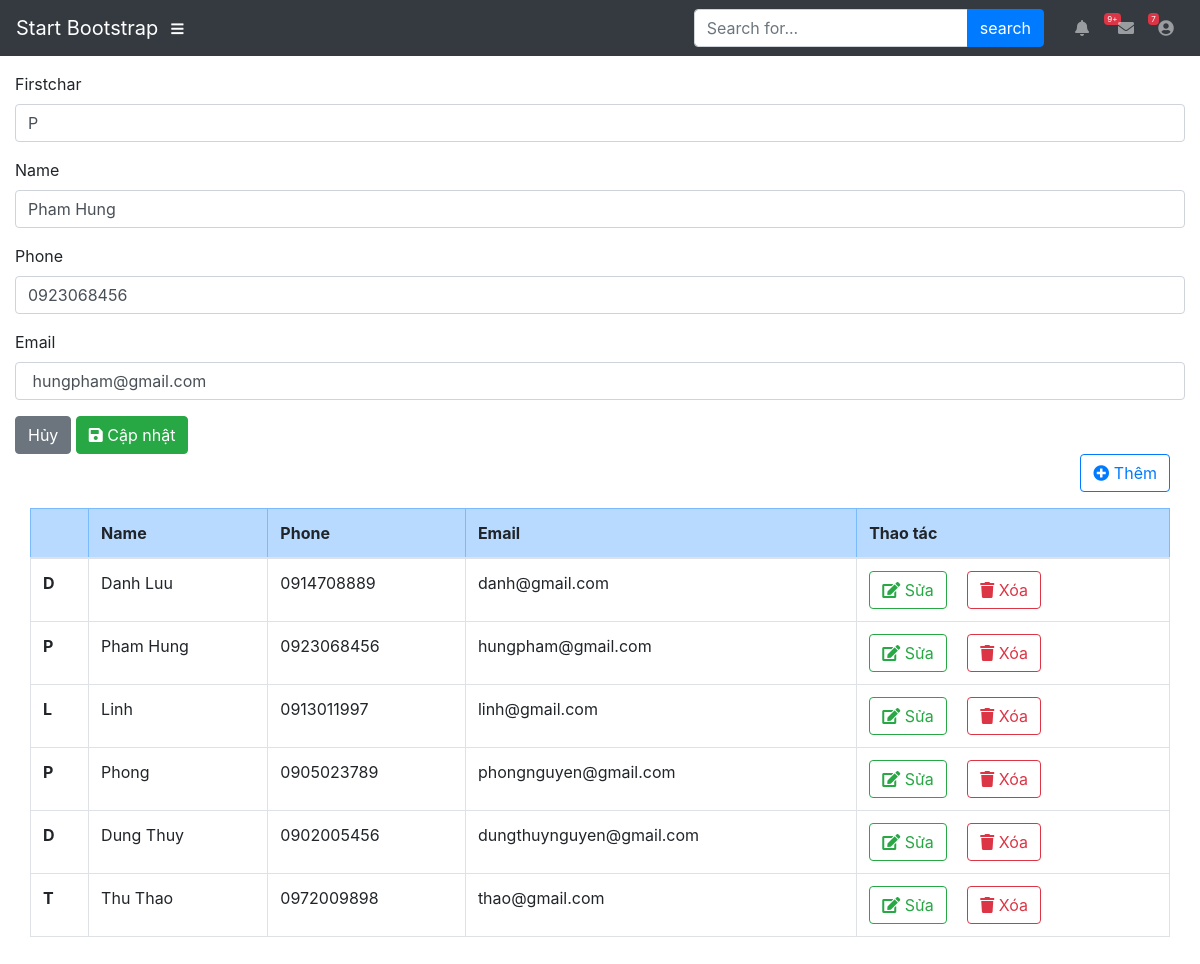
The page /view/contacts.php?id=3 (signed in) on the database its author committed.
### tables this page shows
CREATE TABLE IF NOT EXISTS `danhba` (
  `id` int(11) NOT NULL,
  `firstchar` varchar(11) NOT NULL,
  `name` varchar(50) NOT NULL,
  `phone` varchar(50) NOT NULL,
  `email` varchar(50) NOT NULL
);

### model/entity/contacts.php (called while the page is built, shortened)
<?php
class Contacts
{
    function __construct(
        $id,
        $firstchar,
        $name,
        $phone,
        $email
    ){
        $this->id = $id;
        $this->firstchar = $firstchar;
        $this->name = $name;
        $this->phone = $phone;
        $this->email = $email;
    }
    static function getListFromDB(){
        $conn = new mysqli('localhost', 'user_hoang', '12345', 'danhbalienlac');
        $conn->set_charset("utf8");
          $query = "SELECT * FROM danhba ";
          $result = $conn->query($query);
          $rs = array();
          if($result->num_rows>0){
              while($row = $result->fetch_assoc()){
                array_push($rs, new Contacts(
                    $row["id"],
                    $row["firstchar"],
                    $row["name"],
                    $row["phone"],
                    $row["email"]
                ));
              }
          }
         return $rs;
    }
    static function getListFromDBId($id){
        $conn = new mysqli('localhost', 'user_hoang', '12345', 'danhbalienlac');
        $conn->set_charset("utf8");
          $query = "SELECT * FROM danhba WHERE id = '$id' ";
          $result = $conn->query($query);
          $rs = array();
          if($result->num_rows>0){
              while($row = $result->fetch_assoc()){
                array_push($rs, new Contacts(
                    $row["id"],
                    $row["firstchar"],
                    $row["name"],
                    $row["phone"],
                    $row["email"]
                ));
              }
          }
         return $rs;
    }
}
?>

### view/contacts.php (the view, shortened to what this page needs)
<?php
include_once("header.php");
include_once("nav.php");
include_once("../model/entity/contacts.php");
$rsFromDB = Contacts::getListFromDB();
?>
<div>
<?php
    if (isset($_GET['id'])) {
            $ma = $_GET['id'];
            $rsFromDBMa = Contacts::getListFromDBId("$ma");
            foreach ($rsFromDBMa as $value) {
                    ?>
                    <form method="POST" action="../controller/edit-danhba.php">
                        <div class="form-data">
                            <div class="form-group">
                                <label>Firstchar</label>
                                <input class="form-control" type="text" name="txtFirstchar" value="<?php echo$value->firstchar; ?>" required>
                            </div>
                            <div class="form-group">
                                <label>Name</label>
                                <input class="form-control" type="text"  name="txtName" value="<?php echo $value->name; ?>" required>
                            </div>
                            <div class="form-group">
                                <label>Phone</label>
                                <input class="form-control" type="number" name="txtPhone" value="<?php echo $value->phone; ?>" required>
                            </div>
                            <div class="form-group">
                                <label>Email</label>
                                <input class="form-control" type="text" name="txtEmail" value="<?php echo $value->email; ?>" required>
                            </div>
                            <a class="btn btn-secondary" href="contacts.php">Hủy</a>
                            <button type="submit" class="btn btn-success"><i class="fas fa-save"></i> Cập nhật</button>
                    </form>
                    <?php
            }
            ?>
            <?php
    }
    ?>
</div>
<div class="container-fluid">
	<div class="table-responsive">
		<table class="table table-hover table-bordered">
			<div class="btn-add d-flex justify-content-end align-items-center pb-3">
				<button type="button" class="btn btn-outline-primary" data-toggle="modal" data-target="#modalAdd"><i class="fas fa-plus-circle"></i> Thêm</button>
            </div>
			<thead class="table-primary">
				<tr>
					<th scope="col"></th>
					<th scope="col">Name</th>
					<th scope="col">Phone</th>
					<th scope="col">Email</th>
					<th scope="col">Thao tác</th>
				</tr>
			</thead>
			<tbody>
                <?php
                   foreach($rsFromDB as $value){
                ?>
                            <tr>
                                <th scope="row"><?php echo  $value->firstchar; ?></th>
                                <td><?php echo $value->name; ?></td>
                                <td><?php echo $value->phone; ?></td>
                                <td><?php echo $value->email; ?></td>
                                <td>
                                    <a href="contacts.php?id=<?php echo $value->id; ?>" class="btn btn-outline-success mr-3">
                                        <i class="fas fa-edit"></i> Sửa
                                    </a>
                                    <button onclick='remove(<?php echo $value->id; ?>)' class='btn btn-outline-danger'><i class="fas fa-trash"></i> Xóa</button>
                                </td>
                        </tr>
                        <?php
                        }
                        ?>
                    </tbody>
        </table>
	   </div>
	</div>
<?php
include_once("footer.php"); ?>

### rows shown on the page
danhba: txtFirstchar "P", txtName "Pham Hung", txtPhone "0923068456", txtEmail "hungpham@gmail.com", firstchar "P", name "Pham Hung", phone "0923068456", email "hungpham@gmail.com"
danhba: firstchar "D", name "Danh Luu", phone "0914708889", email "danh@gmail.com"
danhba: firstchar "L", name "Linh", phone "0913011997", email "linh@gmail.com"
danhba: firstchar "P", name "Phong", phone "0905023789", email "phongnguyen@gmail.com"
danhba: firstchar "D", name "Dung Thuy", phone "0902005456", email "dungthuynguyen@gmail.com"
danhba: firstchar "T", name "Thu Thao", phone "0972009898", email "thao@gmail.com"
